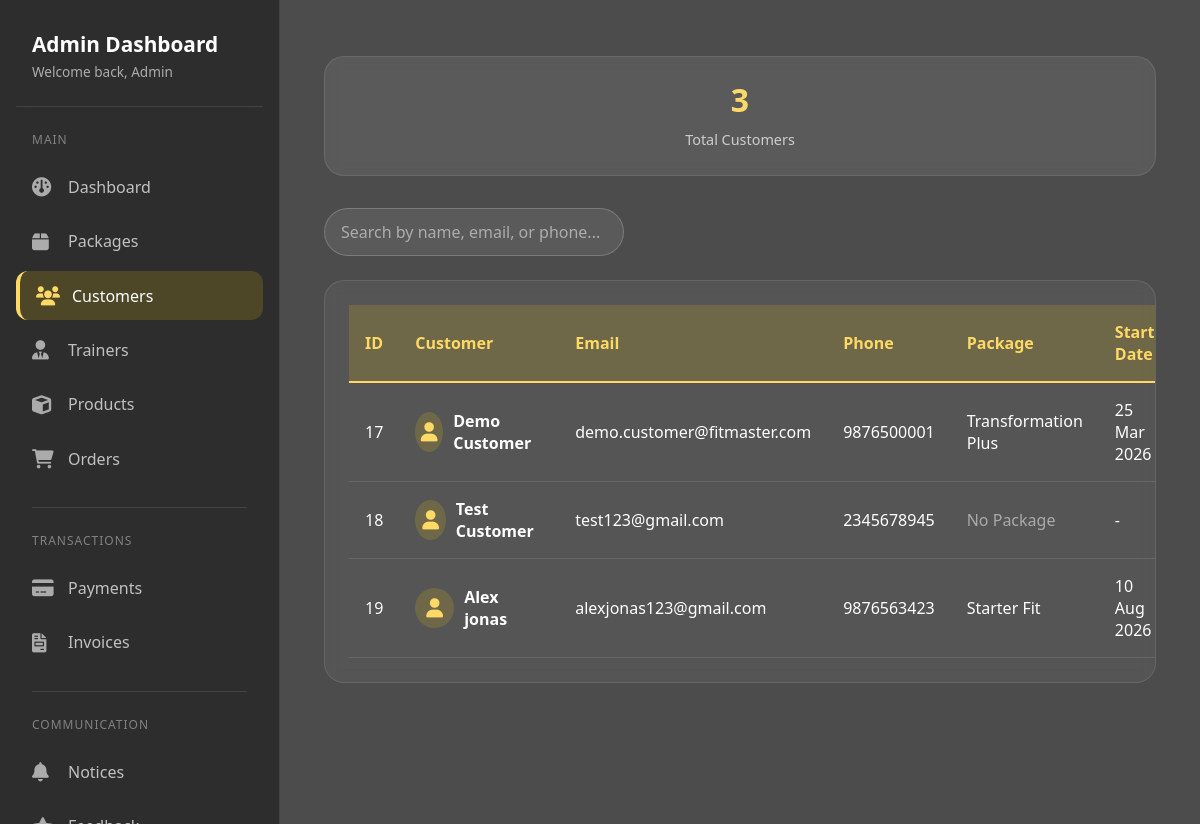
Screenshot of /admincustomer/ (signed in) with the database file from the repository.
### Fit/models.py (models this page shows)
class User(models.Model):
    ROLE_CHOICES = ( ('admin','Admin'), ('customer','Customer'), ('trainer','Trainer'))
    role = models.CharField(max_length=20, choices=ROLE_CHOICES,null=True,blank=True)
    firstname=models.CharField(max_length=20,blank=True,null=True)
    lastname=models.CharField(max_length=20,blank=True,null=True)
    email=models.EmailField()
    password=models.CharField(max_length=8)
    mobile=models.CharField(max_length=10)
    address=models.CharField(max_length=100)
    state=models.CharField(max_length=20)
    city=models.CharField(max_length=20)
    pincode=models.IntegerField()
    gender=models.CharField(null=True,blank=True)
    profile_pic=models.ImageField(upload_to='customer_images',null=True,blank=True)

class Membership(models.Model):
    customer = models.ForeignKey(User, on_delete=models.CASCADE)
    package = models.ForeignKey(Package, on_delete=models.CASCADE,default=True)
    trainer = models.ForeignKey(Trainer, on_delete=models.SET_NULL, null=True)
    start_date = models.DateField()
    end_date = models.DateField()
    status = models.CharField(max_length=20)

class Package(models.Model):
    name = models.CharField(max_length=100)
    duration_months = models.IntegerField()
    price = models.DecimalField(max_digits=10, decimal_places=2)
    description = models.TextField()

### Fit/views.py (the view)
# urls.py: path('admincustomer/', admincustomer, name='admincustomer'),
@admin_required
def admincustomer(request):
    customers = User.objects.filter(role='customer').order_by('id')
    for customer in customers:
        customer.membership = (
            Membership.objects.filter(customer=customer)
            .select_related('package')
            .order_by('-start_date')
            .first()
        )
    return render(request, 'addcustomer.html', {'user': customers})

### Fit/context_processors.py (called while the page is built)
def footer_categories(request):
    return {
        'footer_categories': Category.objects.all().order_by('name')[:4]
    }

### Fit/views.py (called while the page is built)
def admin_required(view_func):
    @never_cache
    @wraps(view_func)
    def _wrapped_view(request, *args, **kwargs):
        if request.user.is_authenticated and (request.user.is_staff or request.user.is_superuser):
            return view_func(request, *args, **kwargs)
        if request.session.get('user_role') == 'admin' and request.session.get('admin_login'):
            return view_func(request, *args, **kwargs)
        messages.error(request, 'Please log in as admin to access this page.')
        return redirect('admin_login')
    return _wrapped_view

### Fit/templates/addcustomer.html (shortened to what this page needs)
﻿{% extends "adminnav.html" %}
{% load static %}
{% block extra_css %}
<link rel="stylesheet" href="{% static 'css/templates/addcustomer.css' %}">
{% endblock %}
{% block navitems %}
<div class="container">
    <div class="stats-row">
        <div class="stat-box">
            <div class="stat-number">{{ user.count }}</div>
            <div class="stat-label">Total Customers</div>
        </div>
    </div>
    <div class="search-bar">
        <input type="text" id="searchInput" class="search-input" placeholder="Search by name, email, or phone...">
    </div>
    <div class="customer-table-container">
        <table class="customer-table" id="customerTable">
            <thead>
                <tr>
                    <th>ID</th>
                    <th>Customer</th>
                    <th>Email</th>
                    <th>Phone</th>
                    <th>Package</th>
                    <th>Start Date</th>
                </thead>
            <tbody>
                {% for customer in user %}
                <tr>
                    <td>{{ customer.id }}</td>
                    <td>
                        <div style="display: flex; align-items: center; gap: 10px;">
                            <div class="customer-avatar">
                                <i class="fas fa-user"></i>
                            </div>
                            <div>
                                <strong>{{ customer.firstname }} {{ customer.lastname }}</strong>
                            </div>
                        </div>
                    </td>
                    <td>{{ customer.email }}</td>
                    <td>{{ customer.mobile|default:"-" }}</td>
                    <td>
                        {% if customer.membership %}
                            {{ customer.membership.package.name }}
                        {% else %}
                            <span style="color: rgba(255,255,255,0.5);">No Package</span>
                        {% endif %}
                    </td>
                    <td>
                        {% if customer.membership %}
                            {{ customer.membership.start_date|date:"d M Y" }}
                        {% else %}
                            -
                        {% endif %}
                    </td>
                </tr>
                {% endfor %}
            </tbody>
        </table>
    </div>
</div>
{% endblock %}

### Fit/static/css/templates/adminnav.css (style rules this page uses)
body { font-family: 'Segoe UI', Tahoma, Geneva, Verdana, sans-serif; min-height: 100vh; position: relative; background: url('https://images.unsplash.com/photo-1534438327276-14e5300c3a48?ixlib=rb-1.2.1&auto=format&fit=crop&w=1950&q=80') no-repeat center center fixed; background-size: cover; overflow-x: hidden; }
body::before { content: ''; position: fixed; top: 0; left: 0; width: 100%; height: 100%; background: rgba(0, 0, 0, 0.7); z-index: -1; }
.stat-label { color: rgba(255, 255, 255, 0.6); font-size: 0.9rem; margin-bottom: 0.3rem; }

### Fit/static/css/templates/addcustomer.css (style rules this page uses)
.customer-table { width: 100%; border-collapse: collapse; color: white; }
.customer-table th { text-align: left; padding: 1rem; background: rgba(255, 215, 0, 0.15); border-bottom: 2px solid #ffd966; color: #ffd966; font-weight: 600; }
.customer-table td { padding: 1rem; border-bottom: 1px solid rgba(255, 255, 255, 0.1); vertical-align: middle; }
.customer-avatar { width: 40px; height: 40px; background: rgba(255, 215, 0, 0.15); border-radius: 50%; display: flex; align-items: center; justify-content: center; font-size: 1.2rem; color: #ffd966; }
.stats-row { display: grid; grid-template-columns: repeat(auto-fit, minmax(200px, 1fr)); gap: 1rem; margin-bottom: 2rem; }
.stat-box { background: rgba(255, 255, 255, 0.08); backdrop-filter: blur(8px); border: 1px solid rgba(255, 255, 255, 0.1); border-radius: 20px; padding: 1.2rem; text-align: center; }
.stat-number { font-size: 2rem; font-weight: 700; color: #ffd966; }
.stat-label { color: rgba(255, 255, 255, 0.7); font-size: 0.9rem; margin-top: 0.3rem; }
.search-bar { margin-bottom: 1.5rem; }
.search-input { width: 100%; max-width: 300px; padding: 0.7rem 1rem; background: rgba(255, 255, 255, 0.08); border: 1px solid rgba(255, 255, 255, 0.2); border-radius: 30px; color: white; outline: none; }
.search-input::placeholder { color: rgba(255, 255, 255, 0.5); }

### rows the page displays
User: id "17", firstname "Demo", lastname "Customer", email "demo.customer@fitmaster.com", mobile "9876500001", membership.package.name "Transformation Plus", membership.start_date "25 Mar 2026"
User: id "18", firstname "Test", lastname "Customer", email "test123@gmail.com", mobile "2345678945", shows "No Package"
User: id "19", firstname "Alex", lastname "jonas", email "alexjonas123@gmail.com", mobile "9876563423", membership.package.name "Starter Fit", membership.start_date "10 Aug 2026"

### other values shown
{{ user.count }} "3"
